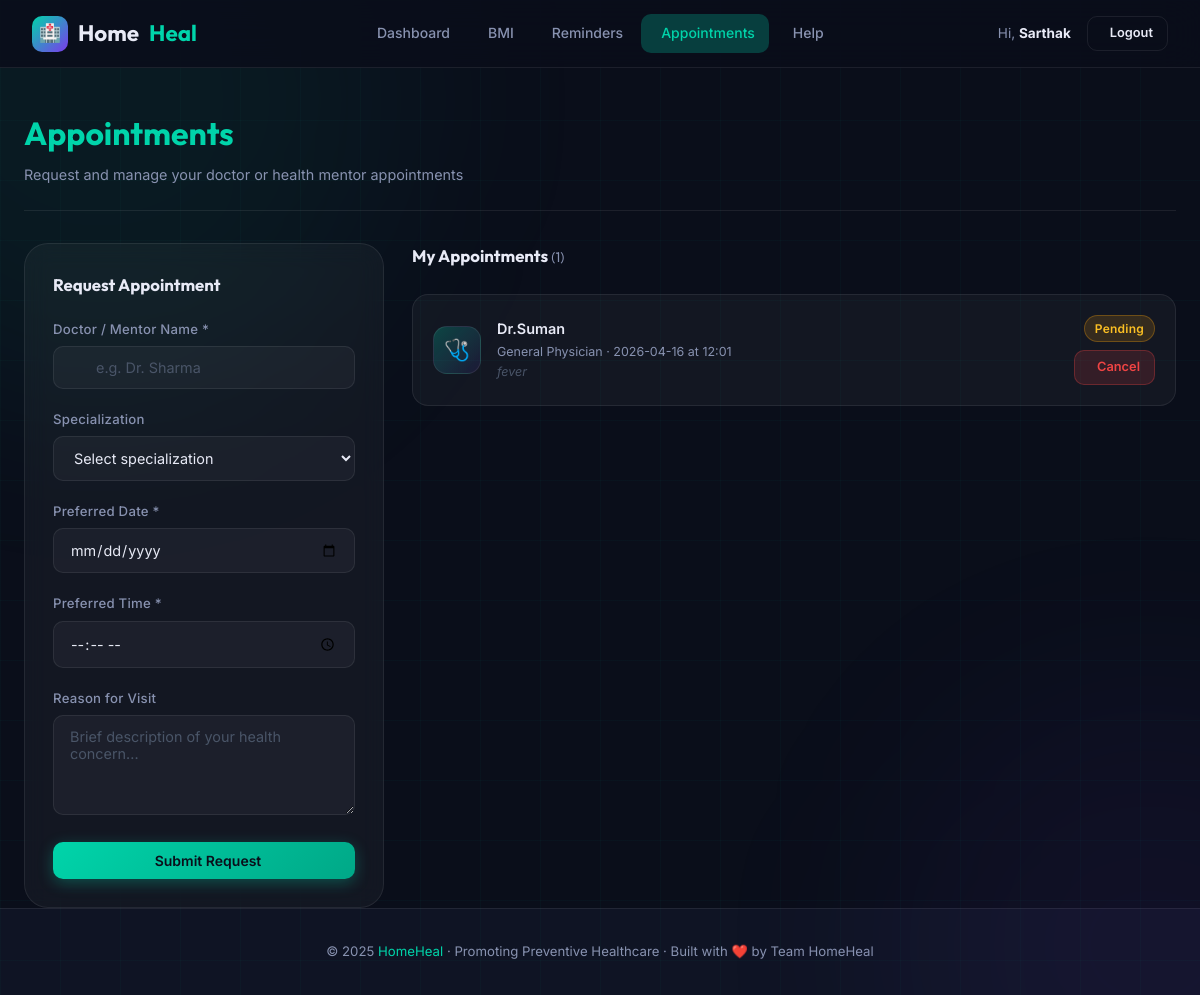
The app's page /appointments (signed in) with its own data.
### tables this page shows
CREATE TABLE appointments (
                id INTEGER PRIMARY KEY AUTOINCREMENT,
                user_id INTEGER NOT NULL,
                doctor_name TEXT NOT NULL,
                specialization TEXT,
                date TEXT NOT NULL,
                time TEXT NOT NULL,
                reason TEXT,
                status TEXT DEFAULT 'Pending',
                created_at TEXT DEFAULT CURRENT_TIMESTAMP,
                FOREIGN KEY (user_id) REFERENCES users(id)
            );

### app.py (the view, shortened to what this page needs)
@app.route('/appointments', methods=['GET', 'POST'])
@login_required
def appointments():
    uid = session['user_id']
    with get_db() as conn:
        all_appts = conn.execute('SELECT * FROM appointments WHERE user_id=? ORDER BY date DESC', (uid,)).fetchall()
    today = datetime.now().strftime('%Y-%m-%d')
    return render_template('appointments.html', appointments=all_appts, today=today)

### app.py (called while the page is built)
def get_db():
    conn = sqlite3.connect(DB_PATH)
    conn.row_factory = sqlite3.Row
    return conn

def login_required(f):
    @wraps(f)
    def decorated(*args, **kwargs):
        if 'user_id' not in session:
            flash('Please log in to continue.', 'warning')
            return redirect(url_for('login'))
        return f(*args, **kwargs)
    return decorated

### templates/appointments.html (shortened to what this page needs)
{% extends "base.html" %}
{% block content %}
<div class="container">
  <div class="page-header fade-in">
    <h1 class="page-title"> <span>Appointments</span></h1>
    <p class="page-subtitle">Request and manage your doctor or health mentor appointments</p>
  </div>
  <div class="grid" style="grid-template-columns:360px 1fr;gap:1.75rem;align-items:start;">
    <div class="card fade-in delay-1" style="position:sticky;top:84px;">
      <h2 style="font-family:'Outfit',sans-serif;font-size:1.05rem;font-weight:700;margin-bottom:1.25rem;"> Request Appointment</h2>
      <form method="POST" action="{{ url_for('appointments') }}" id="appt-form">
        <div class="form-group">
          <label class="form-label" for="doctor_name">Doctor / Mentor Name *</label>
          <div class="input-icon-wrap">
            <input type="text" id="doctor_name" name="doctor_name" class="form-control"
                   placeholder="e.g. Dr. Sharma" required />
          </div>
        </div>
        <div class="form-group">
          <label class="form-label" for="specialization">Specialization</label>
          <select id="specialization" name="specialization" class="form-control">
            <option value="">Select specialization</option>
          </select>
        </div>
        <div class="form-group">
          <label class="form-label" for="date">Preferred Date *</label>
          <input type="date" id="date" name="date" class="form-control" required
                 min="{{ today }}" />
        </div>
        <div class="form-group">
          <label class="form-label" for="time">Preferred Time *</label>
          <input type="time" id="time" name="time" class="form-control" required />
        </div>
        <div class="form-group">
          <label class="form-label" for="reason">Reason for Visit</label>
          <textarea id="reason" name="reason" class="form-control" rows="3"
                    placeholder="Brief description of your health concern..."></textarea>
        </div>
        <button type="submit" class="btn btn-primary btn-block" id="appt-submit">
           Submit Request
        </button>
      </form>
    </div>
    <div class="fade-in delay-2">
      {% if appointments %}
        <div class="flex-center justify-between mb-3">
          <h2 style="font-family:'Outfit',sans-serif;font-size:1.05rem;font-weight:700;">
            My Appointments <span style="color:var(--text-muted);font-weight:400;font-size:0.85rem;">({{ appointments|length }})</span>
          </h2>
        </div>
        {% for a in appointments %}
        <div class="appt-card">
          <div class="appt-avatar">🩺</div>
          <div class="appt-info">
            <div class="appt-name">{{ a.doctor_name }}</div>
            <div class="appt-meta">
              {% if a.specialization %}{{ a.specialization }} · {% endif %}
               {{ a.date }} at {{ a.time }}
              {% if a.reason %}<br/><span style="font-style:italic;color:var(--text-dim);">{{ a.reason[:70] }}{% if a.reason|length > 70 %}...{% endif %}</span>{% endif %}
            </div>
          </div>
          <div style="display:flex;flex-direction:column;align-items:flex-end;gap:8px;flex-shrink:0;">
            <span class="badge badge-{% if a.status=='Pending' %}warning{% elif a.status=='Cancelled' %}danger{% else %}success{% endif %}">{{ a.status }}</span>
            {% if a.status == 'Pending' %}
            <a href="{{ url_for('cancel_appointment', aid=a.id) }}" class="btn btn-danger btn-sm"
               onclick="return confirm('Cancel this appointment?')">
               Cancel
            </a>
            {% endif %}
          </div>
        </div>
        {% endfor %}
      {% endif %}
    </div>
  </div>
</div>
{% endblock %}

### static/css/style.css (style rules this page uses)
:root { --primary: #00d4aa; --primary-dark: #00a887; --primary-glow: rgba(0, 212, 170, 0.25); --accent: #7c3aed; --accent-light: #a78bfa; --bg: #0a0e1a; --bg2: #0f1424; --bg3: #151b2e; --card: rgba(255,255,255,0.04); --card-border: rgba(255,255,255,0.08); --card-hover: rgba(255,255,255,0.07); --text: #e8eaf6; --text-muted: #8892b0; --text-dim: #4a5568; --success: #10b981; --warning: #f59e0b; --danger: #ef4444; --info: #3b82f6; --blue: #3b82f6; --radius: 16px; --radius-sm: 10px; --radius-lg: 24px; --shadow: 0 8px 32px rgba(0,0,0,0.4); --shadow-glow: 0 0 30px rgba(0,212,170,0.15); --transition: all 0.3s cubic-bezier(0.4, 0, 0.2, 1); }
*, *::before, *::after { box-sizing: border-box; margin: 0; padding: 0; }
html { scroll-behavior: smooth; }
body { font-family: 'Inter', sans-serif; background: var(--bg); color: var(--text); min-height: 100vh; line-height: 1.6; overflow-x: hidden; }
.btn { display: inline-flex; align-items: center; justify-content: center; gap: 8px; padding: 10px 22px; border-radius: var(--radius-sm); font-family: 'Inter', sans-serif; font-size: 0.875rem; font-weight: 600; cursor: pointer; border: none; transition: var(--transition); text-decoration: none; white-space: nowrap; }
.btn-primary { background: linear-gradient(135deg, var(--primary), var(--primary-dark)); color: #0a0e1a; box-shadow: 0 4px 15px rgba(0,212,170,0.3); }
.btn-danger { background: rgba(239,68,68,0.15); color: var(--danger); border: 1px solid rgba(239,68,68,0.3); }
.btn-sm { padding: 6px 14px; font-size: 0.8rem; }
.btn-block { width: 100%; }
.card { background: var(--card); border: 1px solid var(--card-border); border-radius: var(--radius-lg); padding: 1.75rem; backdrop-filter: blur(12px); transition: var(--transition); }
.form-group { margin-bottom: 1.25rem; }
.form-label { display: block; margin-bottom: 6px; font-size: 0.825rem; font-weight: 500; color: var(--text-muted); letter-spacing: 0.02em; }
.form-control { width: 100%; padding: 12px 16px; background: rgba(255,255,255,0.04); border: 1px solid var(--card-border); border-radius: var(--radius-sm); color: var(--text); font-family: 'Inter', sans-serif; font-size: 0.9rem; transition: var(--transition); outline: none; }
.form-control::placeholder { color: var(--text-dim); }
select.form-control { cursor: pointer; }
textarea.form-control { resize: vertical; min-height: 100px; }
.input-icon-wrap { position: relative; }
.input-icon-wrap .form-control { padding-left: 42px; }
.badge { display: inline-flex; align-items: center; gap: 4px; padding: 3px 10px; border-radius: 99px; font-size: 0.75rem; font-weight: 600; letter-spacing: 0.02em; }
.badge-warning { background: rgba(245,158,11,0.15); color: #fbbf24; border: 1px solid rgba(245,158,11,0.3); }
.container { max-width: 1200px; margin: 0 auto; padding: 0 1.5rem; }
.page-header { padding: 2.5rem 0 1.5rem; border-bottom: 1px solid var(--card-border); margin-bottom: 2rem; }
.page-title { font-family: 'Outfit', sans-serif; font-size: 2rem; font-weight: 700; }
.page-subtitle { color: var(--text-muted); margin-top: 4px; font-size: 0.9rem; }
.page-title span { color: var(--primary); }
.grid { display: grid; gap: 1.25rem; }
.appt-card { background: var(--card); border: 1px solid var(--card-border); border-radius: var(--radius); padding: 1.25rem; transition: var(--transition); margin-bottom: 0.75rem; display: flex; align-items: center; gap: 1rem; }
.appt-avatar { width: 48px; height: 48px; border-radius: 14px; background: linear-gradient(135deg, var(--primary-glow), rgba(124,58,237,0.1)); display: flex; align-items: center; justify-content: center; font-size: 1.3rem; flex-shrink: 0; border: 1px solid var(--card-border); }
.appt-info { flex: 1; }
.appt-name { font-weight: 600; font-size: 0.9rem; }
.appt-meta { font-size: 0.78rem; color: var(--text-muted); margin-top: 2px; }
.mb-3 { margin-bottom: 1.5rem; }
.flex-center { display: flex; align-items: center; gap: 0.5rem; }
.justify-between { justify-content: space-between; }
.fade-in { animation: fadeIn 0.5s ease both; }
.delay-1 { animation-delay: 0.1s; }
.delay-2 { animation-delay: 0.2s; }

### records on screen
appointments: doctor_name "Dr.Suman", specialization "General Physician", date "2026-04-16", time "12:01", reason "fever", status "Pending"

### other values on screen
{{ session.user_name.split()[0] }} "Sarthak"
{{ appointments|length }} "1"
